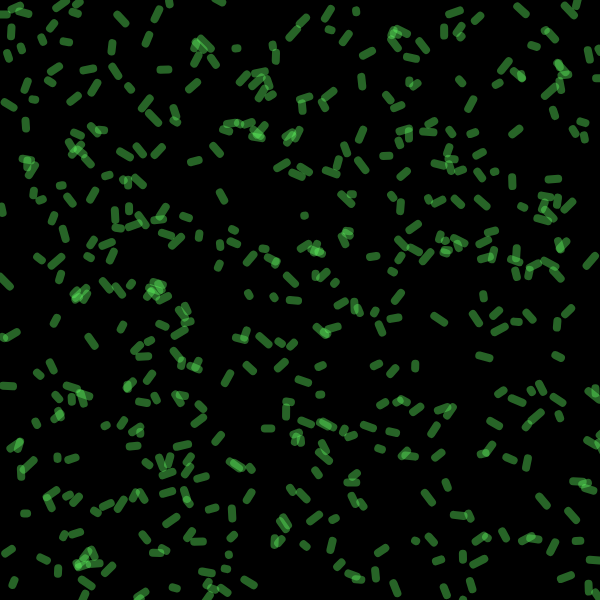
Frame 1 (no input)
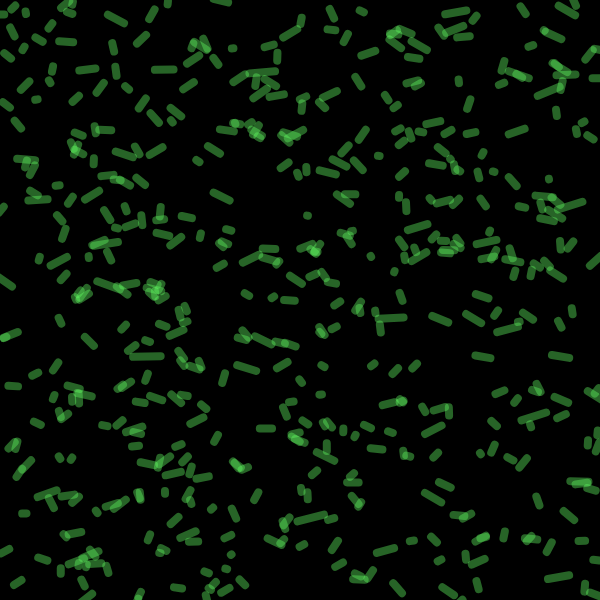
Frame 60 (no input)
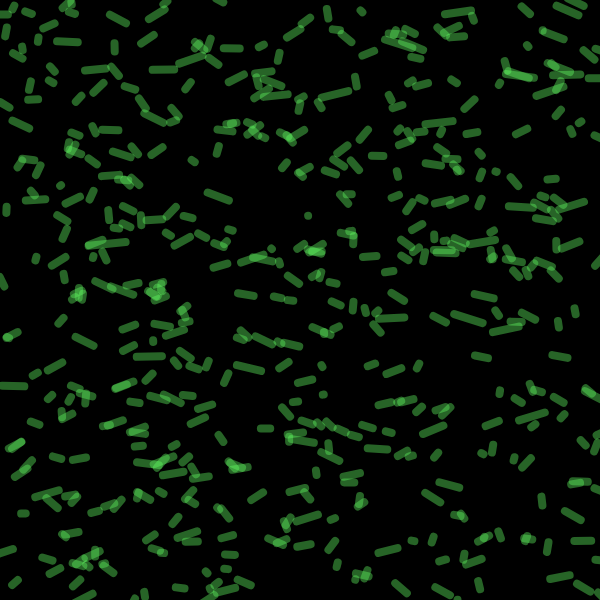
Frame 120 (the mouse pressed at the canvas centre since frame 60)

The p5.js sketch that drew these frames (run headless with seeded random() and noise() and a simulated clock; from frame 60 on, the mouse is pressed at the canvas centre):

// p5.js sketch
// ── sketch.js
var bacterium = [];

function setup() {
  createCanvas(600, 600);
  while (bacterium.length < 500) {
    bacterium.push(new Bacteria(random(0, 600), random(0, 600)));
  }
};

function draw() {
  background(0);

  bacterium.forEach(function updateAndDisplay(bacteria) {
    bacteria.update();
    bacteria.display();
  });

};

// var bubbles = [];
//
// setup = function () {
//   createCanvas(600, 600);
//   // your code goes here
// };
//
// draw = function () {
//   background(0);
//   // your code goes here
// };

// ── bacteria.js
var Bacteria = function(x, y) {
  this.firstPoint = new p5.Vector(x, y); // random first cordinates
  this.secondPoint = new p5.Vector(x + random(-10, 10), y + random(-10, 10)); // bacterial growth (ewwww)

};

Bacteria.prototype = {

  update: function() {
    /// squirm!!
    this.firstPoint.x = this.firstPoint.x + random(-1, 1);
    this.secondPoint.x = this.secondPoint.x + random(-1, 1);
  },

  display: function() {
    strokeWeight(8);
    stroke(100, 255, 100, 100);
    smooth()
    line(this.firstPoint.x, this.firstPoint.y, this.secondPoint.x, this.secondPoint.y);
  }

};

// var Bubble = function (x, y) {
//   this.x = x;
//   this.y = y;
// };
//
// Bubble.prototype = {
//
//   radius: 5,
//
//   update: function() {
//     this.x += random(-1, 1);
//     this.y += random(0, -2);
//     if (this.y - this.radius <= 0) this.y = this.radius + random(0, 2);
//   },
//
//   display: function () {
//     noStroke();
//     fill(102, 217, 255, 100);
//     ellipse(this.x, this.y, this.radius * 2, this.radius * 2);
//   }
//
// };

// ── bubble.js
var Bubble = function (x, y) {
  this.x = x;
  this.y = y;
};

Bubble.prototype = {

  radius: 5,

  update: function() {
    this.x += random(-1, 1);
    this.y += random(0, -2);
    //if (this.y - this.radius <= 0) this.y = this.radius + random(0, 2);
  },

  display: function () {
    noStroke();
    fill(102, 217, 255, 100);
    ellipse(this.x, this.y, this.radius * 2, this.radius * 2);
    if (this.y - this.radius <= 0) this.y = 600;

  }

};
